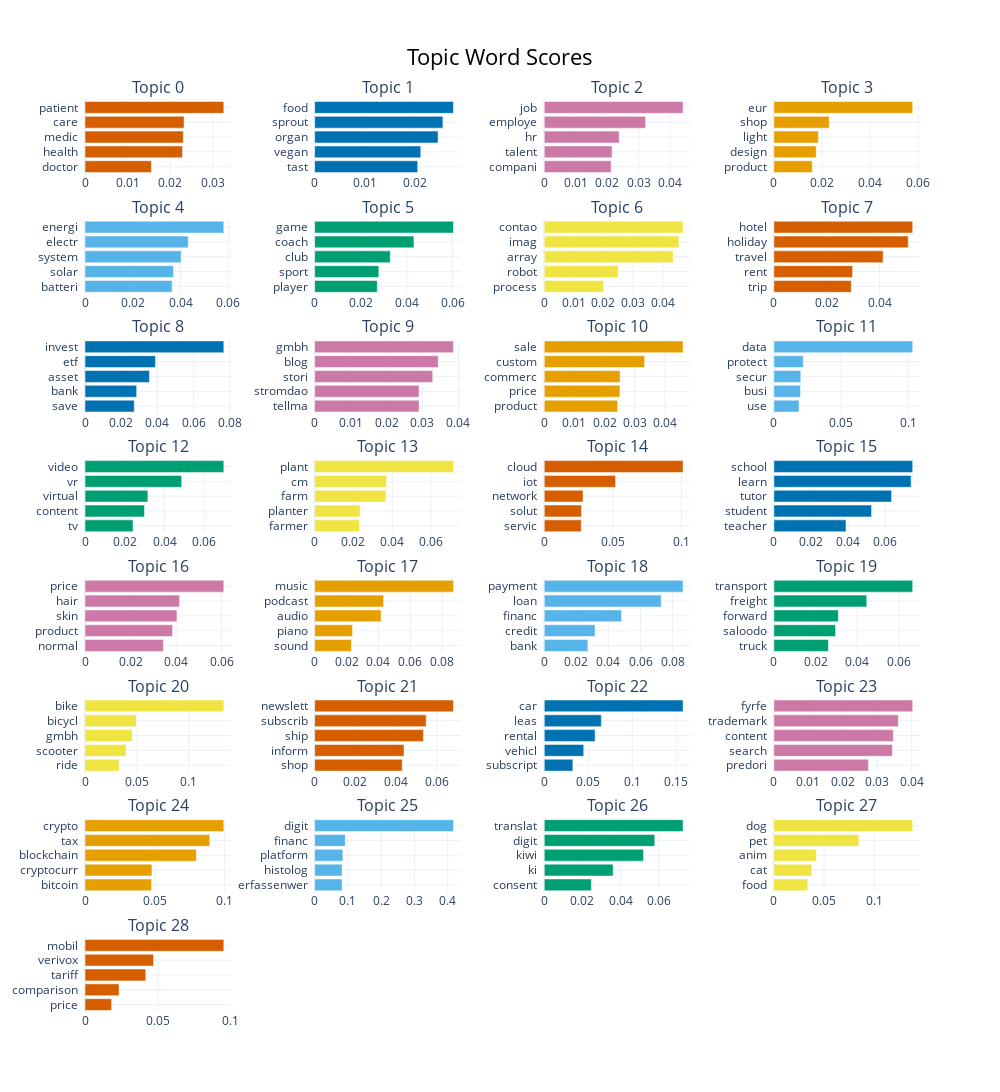

Here is the notebook cell this chart was saved with:
### Markdown cell above
After generating topics and their probabilities, we can access the frequent topics that were generated:

### Code cell
topic_model.visualize_barchart(top_n_topics=29)

### Figure 1 — Plotly figure (JSON) as saved in the notebook; plotly's stock layout.template omitted (floating-point values rounded to 4 significant figures)
{"data": [{"marker": {"color": "#D55E00"}, "orientation": "h", "type": "bar", "x": [0.01557, 0.02288, 0.02306, 0.02325, 0.03257], "xaxis": "x", "y": ["doctor  ", "health  ", "medic  ", "care  ", "patient  "], "yaxis": "y"}, {"marker": {"color": "#0072B2"}, "orientation": "h", "type": "bar", "x": [0.02052, 0.02113, 0.02456, 0.02553, 0.02762], "xaxis": "x2", "y": ["tast  ", "vegan  ", "organ  ", "sprout  ", "food  "], "yaxis": "y2"}, {"marker": {"color": "#CC79A7"}, "orientation": "h", "type": "bar", "x": [0.02124, 0.02157, 0.02381, 0.03218, 0.0441], "xaxis": "x3", "y": ["compani  ", "talent  ", "hr  ", "employe  ", "job  "], "yaxis": "y3"}, {"marker": {"color": "#E69F00"}, "orientation": "h", "type": "bar", "x": [0.01598, 0.01759, 0.01847, 0.02303, 0.05773], "xaxis": "x4", "y": ["product  ", "design  ", "light  ", "shop  ", "eur  "], "yaxis": "y4"}, {"marker": {"color": "#56B4E9"}, "orientation": "h", "type": "bar", "x": [0.0365, 0.03707, 0.04027, 0.04324, 0.05814], "xaxis": "x5", "y": ["batteri  ", "solar  ", "system  ", "electr  ", "energi  "], "yaxis": "y5"}, {"marker": {"color": "#009E73"}, "orientation": "h", "type": "bar", "x": [0.02724, 0.02792, 0.0329, 0.04319, 0.06037], "xaxis": "x6", "y": ["player  ", "sport  ", "club  ", "coach  ", "game  "], "yaxis": "y6"}, {"marker": {"color": "#F0E442"}, "orientation": "h", "type": "bar", "x": [0.02005, 0.02499, 0.04358, 0.0455, 0.04691], "xaxis": "x7", "y": ["process  ", "robot  ", "array  ", "imag  ", "contao  "], "yaxis": "y7"}, {"marker": {"color": "#D55E00"}, "orientation": "h", "type": "bar", "x": [0.02933, 0.02981, 0.04138, 0.05087, 0.05256], "xaxis": "x8", "y": ["trip  ", "rent  ", "travel  ", "holiday  ", "hotel  "], "yaxis": "y8"}, {"marker": {"color": "#0072B2"}, "orientation": "h", "type": "bar", "x": [0.02723, 0.02855, 0.0356, 0.03895, 0.07671], "xaxis": "x9", "y": ["save  ", "bank  ", "asset  ", "etf  ", "invest  "], "yaxis": "y9"}, {"marker": {"color": "#CC79A7"}, "orientation": "h", "type": "bar", "x": [0.02905, 0.02905, 0.03285, 0.03439, 0.03861], "xaxis": "x10", "y": ["tellma  ", "stromdao  ", "stori  ", "blog  ", "gmbh  "], "yaxis": "y10"}, {"marker": {"color": "#E69F00"}, "orientation": "h", "type": "bar", "x": [0.02434, 0.02511, 0.02515, 0.03329, 0.04605], "xaxis": "x11", "y": ["product  ", "price  ", "commerc  ", "custom  ", "sale  "], "yaxis": "y11"}, {"marker": {"color": "#56B4E9"}, "orientation": "h", "type": "bar", "x": [0.01867, 0.01977, 0.02, 0.02188, 0.1032], "xaxis": "x12", "y": ["use  ", "busi  ", "secur  ", "protect  ", "data  "], "yaxis": "y12"}, {"marker": {"color": "#009E73"}, "orientation": "h", "type": "bar", "x": [0.02416, 0.02993, 0.03163, 0.04863, 0.06984], "xaxis": "x13", "y": ["tv  ", "content  ", "virtual  ", "vr  ", "video  "], "yaxis": "y13"}, {"marker": {"color": "#F0E442"}, "orientation": "h", "type": "bar", "x": [0.02314, 0.02345, 0.03671, 0.03701, 0.07148], "xaxis": "x14", "y": ["farmer  ", "planter  ", "farm  ", "cm  ", "plant  "], "yaxis": "y14"}, {"marker": {"color": "#D55E00"}, "orientation": "h", "type": "bar", "x": [0.02695, 0.02715, 0.02827, 0.05195, 0.1011], "xaxis": "x15", "y": ["servic  ", "solut  ", "network  ", "iot  ", "cloud  "], "yaxis": "y15"}, {"marker": {"color": "#0072B2"}, "orientation": "h", "type": "bar", "x": [0.03887, 0.05265, 0.06343, 0.07397, 0.07481], "xaxis": "x16", "y": ["teacher  ", "student  ", "tutor  ", "learn  ", "school  "], "yaxis": "y16"}, {"marker": {"color": "#CC79A7"}, "orientation": "h", "type": "bar", "x": [0.03445, 0.03846, 0.04037, 0.04154, 0.06095], "xaxis": "x17", "y": ["normal  ", "product  ", "skin  ", "hair  ", "price  "], "yaxis": "y17"}, {"marker": {"color": "#E69F00"}, "orientation": "h", "type": "bar", "x": [0.02309, 0.02377, 0.04165, 0.04326, 0.08705], "xaxis": "x18", "y": ["sound  ", "piano  ", "audio  ", "podcast  ", "music  "], "yaxis": "y18"}, {"marker": {"color": "#56B4E9"}, "orientation": "h", "type": "bar", "x": [0.0272, 0.03164, 0.04818, 0.07291, 0.08654], "xaxis": "x19", "y": ["bank  ", "credit  ", "financ  ", "loan  ", "payment  "], "yaxis": "y19"}, {"marker": {"color": "#009E73"}, "orientation": "h", "type": "bar", "x": [0.02614, 0.02957, 0.0309, 0.04452, 0.06656], "xaxis": "x20", "y": ["truck  ", "saloodo  ", "forward  ", "freight  ", "transport  "], "yaxis": "y20"}, {"marker": {"color": "#F0E442"}, "orientation": "h", "type": "bar", "x": [0.03293, 0.03947, 0.04551, 0.04939, 0.1338], "xaxis": "x21", "y": ["ride  ", "scooter  ", "gmbh  ", "bicycl  ", "bike  "], "yaxis": "y21"}, {"marker": {"color": "#D55E00"}, "orientation": "h", "type": "bar", "x": [0.04303, 0.04389, 0.05344, 0.05475, 0.06817], "xaxis": "x22", "y": ["shop  ", "inform  ", "ship  ", "subscrib  ", "newslett  "], "yaxis": "y22"}, {"marker": {"color": "#0072B2"}, "orientation": "h", "type": "bar", "x": [0.03252, 0.04485, 0.05779, 0.06485, 0.1577], "xaxis": "x23", "y": ["subscript  ", "vehicl  ", "rental  ", "leas  ", "car  "], "yaxis": "y23"}, {"marker": {"color": "#CC79A7"}, "orientation": "h", "type": "bar", "x": [0.02743, 0.03439, 0.03467, 0.03612, 0.04028], "xaxis": "x24", "y": ["predori  ", "search  ", "content  ", "trademark  ", "fyrfe  "], "yaxis": "y24"}, {"marker": {"color": "#E69F00"}, "orientation": "h", "type": "bar", "x": [0.04762, 0.0479, 0.07968, 0.08925, 0.0993], "xaxis": "x25", "y": ["bitcoin  ", "cryptocurr  ", "blockchain  ", "tax  ", "crypto  "], "yaxis": "y25"}, {"marker": {"color": "#56B4E9"}, "orientation": "h", "type": "bar", "x": [0.08243, 0.08243, 0.08493, 0.09229, 0.417], "xaxis": "x26", "y": ["erfassenwer  ", "histolog  ", "platform  ", "financ  ", "digit  "], "yaxis": "y26"}, {"marker": {"color": "#009E73"}, "orientation": "h", "type": "bar", "x": [0.02465, 0.03607, 0.05199, 0.05787, 0.07269], "xaxis": "x27", "y": ["consent  ", "ki  ", "kiwi  ", "digit  ", "translat  "], "yaxis": "y27"}, {"marker": {"color": "#F0E442"}, "orientation": "h", "type": "bar", "x": [0.03381, 0.03766, 0.04231, 0.08475, 0.1385], "xaxis": "x28", "y": ["food  ", "cat  ", "anim  ", "pet  ", "dog  "], "yaxis": "y28"}, {"marker": {"color": "#D55E00"}, "orientation": "h", "type": "bar", "x": [0.01825, 0.02335, 0.04169, 0.04697, 0.09515], "xaxis": "x29", "y": ["price  ", "comparison  ", "tariff  ", "verivox  ", "mobil  "], "yaxis": "y29"}], "layout": {"annotations": [{"font": {"size": 16}, "showarrow": false, "text": "Topic 0", "x": 0.0875, "xanchor": "center", "xref": "paper", "y": 1, "yanchor": "bottom", "yref": "paper"}, {"font": {"size": 16}, "showarrow": false, "text": "Topic 1", "x": 0.3625, "xanchor": "center", "xref": "paper", "y": 1, "yanchor": "bottom", "yref": "paper"}, {"font": {"size": 16}, "showarrow": false, "text": "Topic 2", "x": 0.6375, "xanchor": "center", "xref": "paper", "y": 1, "yanchor": "bottom", "yref": "paper"}, {"font": {"size": 16}, "showarrow": false, "text": "Topic 3", "x": 0.9125, "xanchor": "center", "xref": "paper", "y": 1, "yanchor": "bottom", "yref": "paper"}, {"font": {"size": 16}, "showarrow": false, "text": "Topic 4", "x": 0.0875, "xanchor": "center", "xref": "paper", "y": 0.8687, "yanchor": "bottom", "yref": "paper"}, {"font": {"size": 16}, "showarrow": false, "text": "Topic 5", "x": 0.3625, "xanchor": "center", "xref": "paper", "y": 0.8687, "yanchor": "bottom", "yref": "paper"}, {"font": {"size": 16}, "showarrow": false, "text": "Topic 6", "x": 0.6375, "xanchor": "center", "xref": "paper", "y": 0.8687, "yanchor": "bottom", "yref": "paper"}, {"font": {"size": 16}, "showarrow": false, "text": "Topic 7", "x": 0.9125, "xanchor": "center", "xref": "paper", "y": 0.8687, "yanchor": "bottom", "yref": "paper"}, {"font": {"size": 16}, "showarrow": false, "text": "Topic 8", "x": 0.0875, "xanchor": "center", "xref": "paper", "y": 0.7375, "yanchor": "bottom", "yref": "paper"}, {"font": {"size": 16}, "showarrow": false, "text": "Topic 9", "x": 0.3625, "xanchor": "center", "xref": "paper", "y": 0.7375, "yanchor": "bottom", "yref": "paper"}, {"font": {"size": 16}, "showarrow": false, "text": "Topic 10", "x": 0.6375, "xanchor": "center", "xref": "paper", "y": 0.7375, "yanchor": "bottom", "yref": "paper"}, {"font": {"size": 16}, "showarrow": false, "text": "Topic 11", "x": 0.9125, "xanchor": "center", "xref": "paper", "y": 0.7375, "yanchor": "bottom", "yref": "paper"}, {"font": {"size": 16}, "showarrow": false, "text": "Topic 12", "x": 0.0875, "xanchor": "center", "xref": "paper", "y": 0.6062, "yanchor": "bottom", "yref": "paper"}, {"font": {"size": 16}, "showarrow": false, "text": "Topic 13", "x": 0.3625, "xanchor": "center", "xref": "paper", "y": 0.6062, "yanchor": "bottom", "yref": "paper"}, {"font": {"size": 16}, "showarrow": false, "text": "Topic 14", "x": 0.6375, "xanchor": "center", "xref": "paper", "y": 0.6062, "yanchor": "bottom", "yref": "paper"}, {"font": {"size": 16}, "showarrow": false, "text": "Topic 15", "x": 0.9125, "xanchor": "center", "xref": "paper", "y": 0.6062, "yanchor": "bottom", "yref": "paper"}, {"font": {"size": 16}, "showarrow": false, "text": "Topic 16", "x": 0.0875, "xanchor": "center", "xref": "paper", "y": 0.475, "yanchor": "bottom", "yref": "paper"}, {"font": {"size": 16}, "showarrow": false, "text": "Topic 17", "x": 0.3625, "xanchor": "center", "xref": "paper", "y": 0.475, "yanchor": "bottom", "yref": "paper"}, {"font": {"size": 16}, "showarrow": false, "text": "Topic 18", "x": 0.6375, "xanchor": "center", "xref": "paper", "y": 0.475, "yanchor": "bottom", "yref": "paper"}, {"font": {"size": 16}, "showarrow": false, "text": "Topic 19", "x": 0.9125, "xanchor": "center", "xref": "paper", "y": 0.475, "yanchor": "bottom", "yref": "paper"}, {"font": {"size": 16}, "showarrow": false, "text": "Topic 20", "x": 0.0875, "xanchor": "center", "xref": "paper", "y": 0.3437, "yanchor": "bottom", "yref": "paper"}, {"font": {"size": 16}, "showarrow": false, "text": "Topic 21", "x": 0.3625, "xanchor": "center", "xref": "paper", "y": 0.3437, "yanchor": "bottom", "yref": "paper"}, {"font": {"size": 16}, "showarrow": false, "text": "Topic 22", "x": 0.6375, "xanchor": "center", "xref": "paper", "y": 0.3437, "yanchor": "bottom", "yref": "paper"}, {"font": {"size": 16}, "showarrow": false, "text": "Topic 23", "x": 0.9125, "xanchor": "center", "xref": "paper", "y": 0.3437, "yanchor": "bottom", "yref": "paper"}, {"font": {"size": 16}, "showarrow": false, "text": "Topic 24", "x": 0.0875, "xanchor": "center", "xref": "paper", "y": 0.2125, "yanchor": "bottom", "yref": "paper"}, {"font": {"size": 16}, "showarrow": false, "text": "Topic 25", "x": 0.3625, "xanchor": "center", "xref": "paper", "y": 0.2125, "yanchor": "bottom", "yref": "paper"}, {"font": {"size": 16}, "showarrow": false, "text": "Topic 26", "x": 0.6375, "xanchor": "center", "xref": "paper", "y": 0.2125, "yanchor": "bottom", "yref": "paper"}, {"font": {"size": 16}, "showarrow": false, "text": "Topic 27", "x": 0.9125, "xanchor": "center", "xref": "paper", "y": 0.2125, "yanchor": "bottom", "yref": "paper"}, {"font": {"size": 16}, "showarrow": false, "text": "Topic 28", "x": 0.0875, "xanchor": "center", "xref": "paper", "y": 0.08125, "yanchor": "bottom", "yref": "paper"}], "height": 2000, "hoverlabel": {"bgcolor": "white", "font": {"family": "Rockwell", "size": 16}}, "showlegend": false, "title": {"font": {"color": "Black", "size": 22}, "text": "Topic Word Scores", "x": 0.5, "xanchor": "center", "yanchor": "top"}, "width": 1000, "xaxis": {"anchor": "y", "domain": [0, 0.175], "showgrid": true}, "xaxis10": {"anchor": "y10", "domain": [0.275, 0.45], "showgrid": true}, "xaxis11": {"anchor": "y11", "domain": [0.55, 0.725], "showgrid": true}, "xaxis12": {"anchor": "y12", "domain": [0.825, 1], "showgrid": true}, "xaxis13": {"anchor": "y13", "domain": [0, 0.175], "showgrid": true}, "xaxis14": {"anchor": "y14", "domain": [0.275, 0.45], "showgrid": true}, "xaxis15": {"anchor": "y15", "domain": [0.55, 0.725], "showgrid": true}, "xaxis16": {"anchor": "y16", "domain": [0.825, 1], "showgrid": true}, "xaxis17": {"anchor": "y17", "domain": [0, 0.175], "showgrid": true}, "xaxis18": {"anchor": "y18", "domain": [0.275, 0.45], "showgrid": true}, "xaxis19": {"anchor": "y19", "domain": [0.55, 0.725], "showgrid": true}, "xaxis2": {"anchor": "y2", "domain": [0.275, 0.45], "showgrid": true}, "xaxis20": {"anchor": "y20", "domain": [0.825, 1], "showgrid": true}, "xaxis21": {"anchor": "y21", "domain": [0, 0.175], "showgrid": true}, "xaxis22": {"anchor": "y22", "domain": [0.275, 0.45], "showgrid": true}, "xaxis23": {"anchor": "y23", "domain": [0.55, 0.725], "showgrid": true}, "xaxis24": {"anchor": "y24", "domain": [0.825, 1], "showgrid": true}, "xaxis25": {"anchor": "y25", "domain": [0, 0.175], "showgrid": true}, "xaxis26": {"anchor": "y26", "domain": [0.275, 0.45], "showgrid": true}, "xaxis27": {"anchor": "y27", "domain": [0.55, 0.725], "showgrid": true}, "xaxis28": {"anchor": "y28", "domain": [0.825, 1], "showgrid": true}, "xaxis29": {"anchor": "y29", "domain": [0, 0.175], "showgrid": true}, "xaxis3": {"anchor": "y3", "domain": [0.55, 0.725], "showgrid": true}, "xaxis30": {"anchor": "y30", "domain": [0.275, 0.45], "showgrid": true}, "xaxis31": {"anchor": "y31", "domain": [0.55, 0.725], "showgrid": true}, "xaxis32": {"anchor": "y32", "domain": [0.825, 1], "showgrid": true}, "xaxis4": {"anchor": "y4", "domain": [0.825, 1], "showgrid": true}, "xaxis5": {"anchor": "y5", "domain": [0, 0.175], "showgrid": true}, "xaxis6": {"anchor": "y6", "domain": [0.275, 0.45], "showgrid": true}, "xaxis7": {"anchor": "y7", "domain": [0.55, 0.725], "showgrid": true}, "xaxis8": {"anchor": "y8", "domain": [0.825, 1], "showgrid": true}, "xaxis9": {"anchor": "y9", "domain": [0, 0.175], "showgrid": true}, "yaxis": {"anchor": "x", "domain": [0.9187, 1], "showgrid": true}, "yaxis10": {"anchor": "x10", "domain": [0.6562, 0.7375], "showgrid": true}, "yaxis11": {"anchor": "x11", "domain": [0.6562, 0.7375], "showgrid": true}, "yaxis12": {"anchor": "x12", "domain": [0.6562, 0.7375], "showgrid": true}, "yaxis13": {"anchor": "x13", "domain": [0.525, 0.6062], "showgrid": true}, "yaxis14": {"anchor": "x14", "domain": [0.525, 0.6062], "showgrid": true}, "yaxis15": {"anchor": "x15", "domain": [0.525, 0.6062], "showgrid": true}, "yaxis16": {"anchor": "x16", "domain": [0.525, 0.6062], "showgrid": true}, "yaxis17": {"anchor": "x17", "domain": [0.3937, 0.475], "showgrid": true}, "yaxis18": {"anchor": "x18", "domain": [0.3937, 0.475], "showgrid": true}, "yaxis19": {"anchor": "x19", "domain": [0.3937, 0.475], "showgrid": true}, "yaxis2": {"anchor": "x2", "domain": [0.9187, 1], "showgrid": true}, "yaxis20": {"anchor": "x20", "domain": [0.3937, 0.475], "showgrid": true}, "yaxis21": {"anchor": "x21", "domain": [0.2625, 0.3437], "showgrid": true}, "yaxis22": {"anchor": "x22", "domain": [0.2625, 0.3437], "showgrid": true}, "yaxis23": {"anchor": "x23", "domain": [0.2625, 0.3437], "showgrid": true}, "yaxis24": {"anchor": "x24", "domain": [0.2625, 0.3437], "showgrid": true}, "yaxis25": {"anchor": "x25", "domain": [0.1312, 0.2125], "showgrid": true}, "yaxis26": {"anchor": "x26", "domain": [0.1312, 0.2125], "showgrid": true}, "yaxis27": {"anchor": "x27", "domain": [0.1312, 0.2125], "showgrid": true}, "yaxis28": {"anchor": "x28", "domain": [0.1312, 0.2125], "showgrid": true}, "yaxis29": {"anchor": "x29", "domain": [0, 0.08125], "showgrid": true}, "yaxis3": {"anchor": "x3", "domain": [0.9187, 1], "showgrid": true}, "yaxis30": {"anchor": "x30", "domain": [0, 0.08125], "showgrid": true}, "yaxis31": {"anchor": "x31", "domain": [0, 0.08125], "showgrid": true}, "yaxis32": {"anchor": "x32", "domain": [0, 0.08125], "showgrid": true}, "yaxis4": {"anchor": "x4", "domain": [0.9187, 1], "showgrid": true}, "yaxis5": {"anchor": "x5", "domain": [0.7875, 0.8687], "showgrid": true}, "yaxis6": {"anchor": "x6", "domain": [0.7875, 0.8687], "showgrid": true}, "yaxis7": {"anchor": "x7", "domain": [0.7875, 0.8687], "showgrid": true}, "yaxis8": {"anchor": "x8", "domain": [0.7875, 0.8687], "showgrid": true}, "yaxis9": {"anchor": "x9", "domain": [0.6562, 0.7375], "showgrid": true}}}
